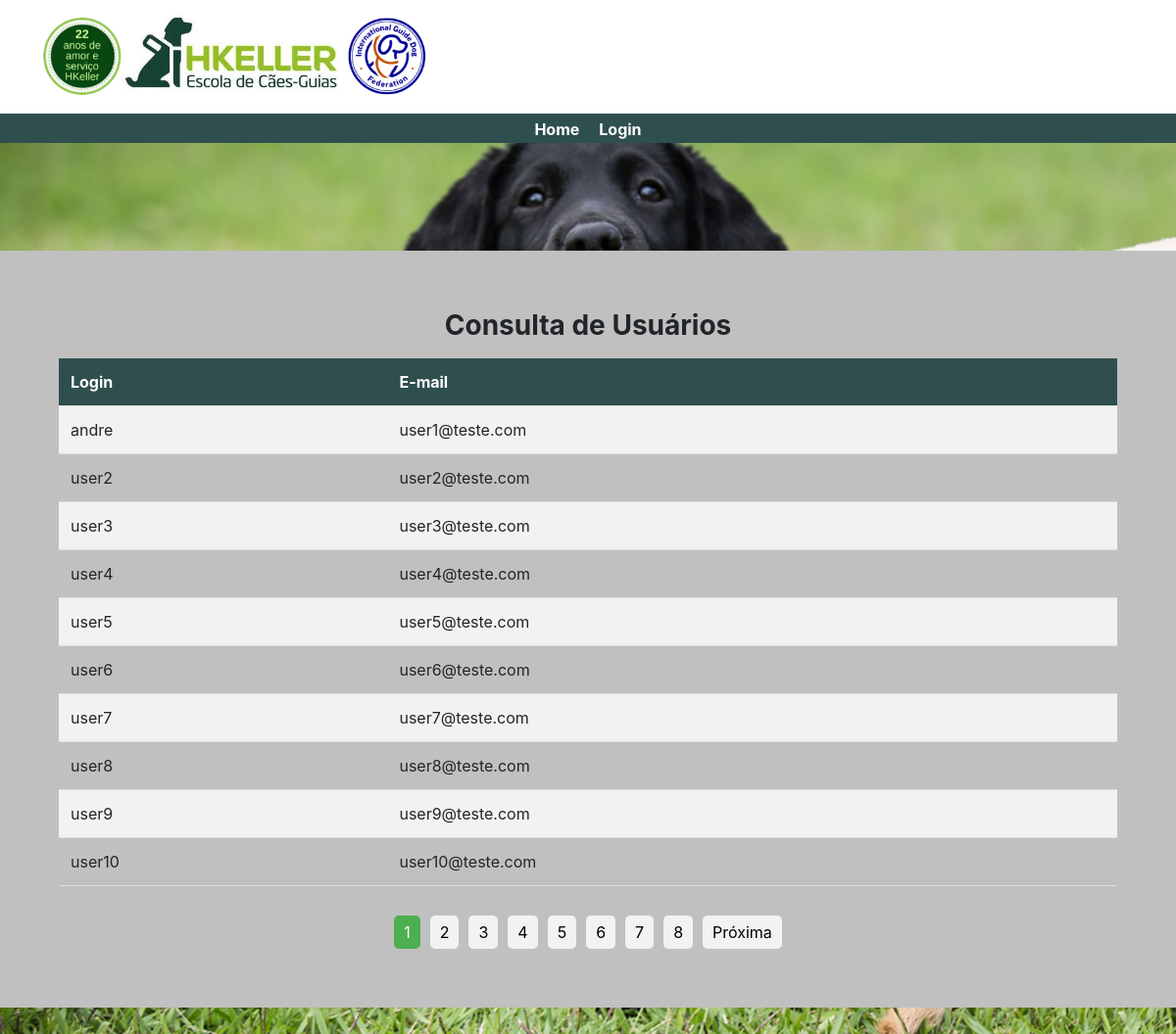
/app/views/Usuarios/UsuariosListView.php, run on the app's committed database.
### tables this page shows
CREATE TABLE `usuarios` (
  `ID` int(10) NOT NULL COMMENT 'Identificador do usuário.',
  `LOGIN` varchar(20) NOT NULL COMMENT 'Login para entrar no sistema.',
  `SENHA` varchar(20) NOT NULL COMMENT 'Senha do usuário.',
  `EMAIL` varchar(70) NOT NULL COMMENT 'E-mail usado na redefinição de senha.',
  `FOTO` blob NOT NULL
);

### app/models/Usuarios/UsuariosModel.php (called while the page is built, shortened)
<?php
class UsuariosModel{
    public function consultar(){
        $conn = new Conexao();
        $conn = $conn->conectar();
        $stmt = $conn->prepare("SELECT * FROM usuarios");
        $stmt->execute();
        return $stmt->fetchAll(PDO::FETCH_ASSOC);
    }
}
?>

### app/controllers/Usuarios/UsuariosController.php (called while the page is built, shortened)
<?php
require_once DIR_PATH.'/app/models/Usuarios/UsuariosModel.php';
class UsuariosController {
    public function __construct(){
        $this->usuario = new UsuariosModel();
    }
    public function consultar() {
        $resultado = $this->usuario->consultar();
        return $resultado;
    }
    public function processRequest($actionName) {
        switch ($actionName) {
            case "consultarUsuario":
                return $this->consultar();
                break;
        }
    }
}
?>

### app/views/Usuarios/UsuariosListView.php (the view, shortened to what this page needs)
<?php
include DIR_PATH.'app/views/Esqueleto/Esqueleto.php';
require_once DIR_PATH.'/app/controllers/Usuarios/UsuariosController.php';
$usuariosController = new UsuariosController();
$registrosPorPagina = 10;
$usuarios = $usuariosController->processRequest("consultarUsuario");
$totalRegistros = count($usuarios);
$totalPaginas = ceil($totalRegistros / $registrosPorPagina);
$paginaAtual = $_GET['pagina'];
$registroInicial = ($paginaAtual - 1) * $registrosPorPagina;
$usuarios = array_slice($usuarios, $registroInicial, $registrosPorPagina);
?>
<!DOCTYPE html>
<html>
<head>
</head>
<body>
<div class="container-cadastro">
    <h1 class="h3 mb-3 font-weight-normal"><b>Consulta de Usuários</b></h1>
    <table>
        <tr>
            <th style="background-color: #2F4F4F; color: white;" >Login</th>
            <th style="background-color: #2F4F4F; color: white;">E-mail</th>
        </tr>
        <?php foreach ($usuarios as $usuario): ?>
            <tr>
                <td><?php echo $usuario['LOGIN'] ?></td>
                <td><?php echo $usuario['EMAIL'] ?></td>
            </tr>
        <?php endforeach; ?>
    </table>
    <div class="pagination">
        <?php for ($i = 1; $i <= $totalPaginas; $i++): ?>
            <?php if ($i == $paginaAtual): ?>
                <a href="?pagina=<?php echo $i; ?>" class="active"><?php echo $i; ?></a>
            <?php else: ?>
                <a href="?pagina=<?php echo $i; ?>"><?php echo $i; ?></a>
            <?php endif; ?>
        <?php endfor; ?>
        <?php if ($paginaAtual < $totalPaginas): ?>
            <a href="?pagina=<?php echo $paginaAtual + 1; ?>">Próxima</a>
        <?php endif; ?>
    </div>
</div>
</body>
</html>

### assets/css/style.css (style rules this page uses)
body { background-image: url('../img/fundoLogin.jpg'); background-size: cover; }
h1 { text-align: center; }
.container-cadastro { margin: 80px auto; max-width: 1200px; padding: 60px; background-color: #C0C0C0; }

### app/views/Usuarios/UsuariosListView.php (style rules this page uses)
table { border-collapse: collapse; width: 100%; text-align: left; }
th, td { padding: 12px; text-align: left; border-bottom: 1px solid #ddd; }
th { background-color: #f2f2f2; font-weight: bold; }
tr:nth-child(even) { background-color: #f2f2f2; }
.pagination { display: flex; justify-content: center; margin-top: 30px; }
.pagination a { display: inline-block; padding: 5px 10px; background-color: #f2f2f2; color: black; border-radius: 5px; text-decoration: none; margin: 0 5px; }
.pagination a.active { background-color: #4CAF50; color: white; }

### data on the page
usuarios: LOGIN "andre", EMAIL "user1@teste.com"
usuarios: LOGIN "user2", EMAIL "user2@teste.com"
usuarios: LOGIN "user3", EMAIL "user3@teste.com"
usuarios: LOGIN "user4", EMAIL "user4@teste.com"
usuarios: LOGIN "user5", EMAIL "user5@teste.com"
usuarios: LOGIN "user6", EMAIL "user6@teste.com"
usuarios: LOGIN "user7", EMAIL "user7@teste.com"
usuarios: LOGIN "user8", EMAIL "user8@teste.com"
usuarios: LOGIN "user9", EMAIL "user9@teste.com"
usuarios: LOGIN "user10", EMAIL "user10@teste.com"
